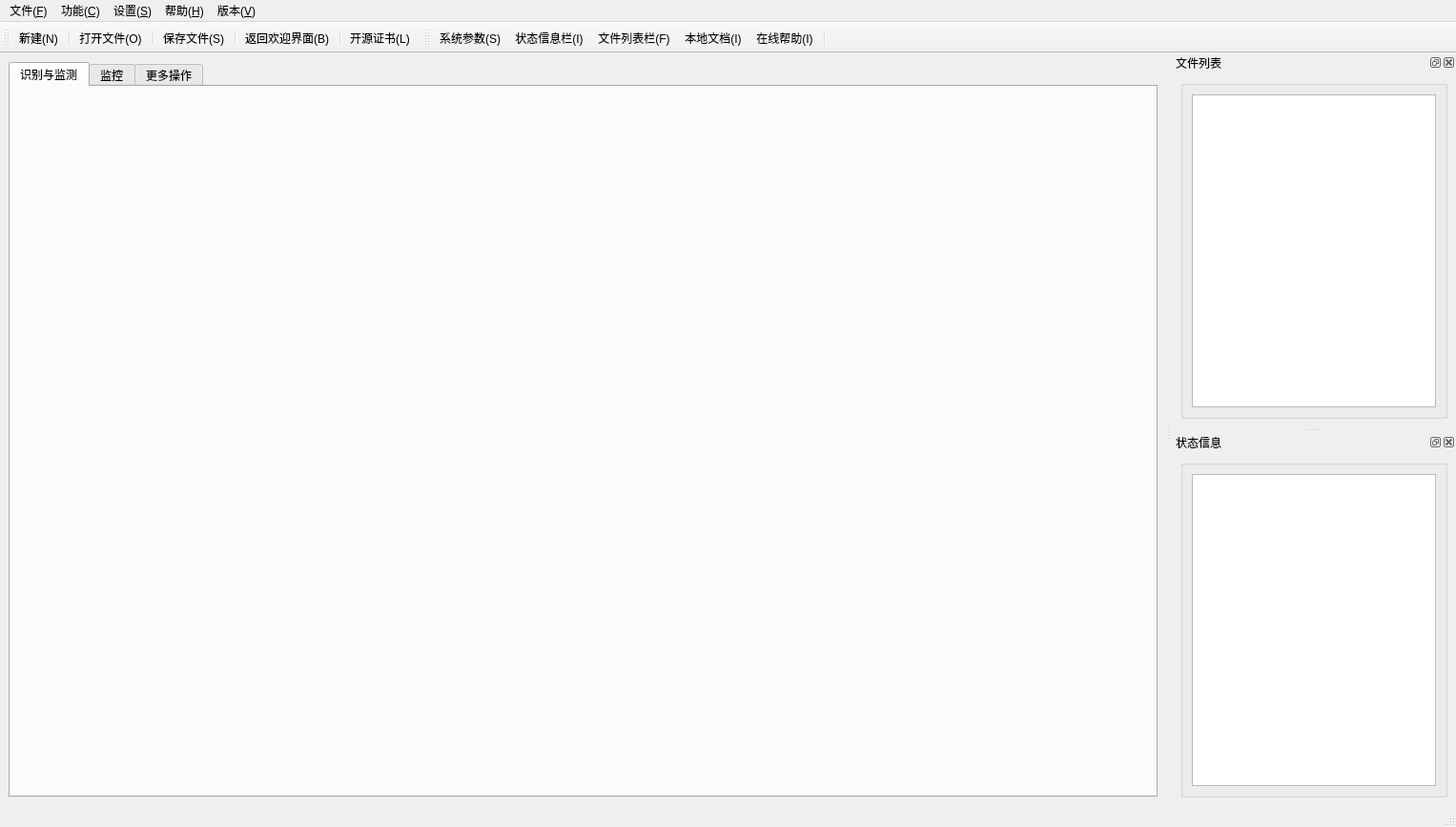
<?xml version="1.0" encoding="UTF-8"?>
<ui version="4.0">
 <class>mainWindow</class>
 <widget class="QMainWindow" name="mainWindow">
  <property name="geometry">
   <rect>
    <x>0</x>
    <y>0</y>
    <width>1527</width>
    <height>867</height>
   </rect>
  </property>
  <property name="windowTitle">
   <string>交通场景智能监控综合系统 2.1.0</string>
  </property>
  <property name="windowIcon">
   <iconset>
    <normaloff>../source/icon/logo.png</normaloff>../source/icon/logo.png</iconset>
  </property>
  <property name="styleSheet">
   <string notr="true"/>
  </property>
  <widget class="QWidget" name="centralwidget">
   <layout class="QHBoxLayout" name="horizontalLayout_2">
    <item>
     <widget class="QTabWidget" name="tabWidget">
      <property name="tabShape">
       <enum>QTabWidget::Rounded</enum>
      </property>
      <property name="currentIndex">
       <number>0</number>
      </property>
      <property name="usesScrollButtons">
       <bool>true</bool>
      </property>
      <property name="documentMode">
       <bool>false</bool>
      </property>
      <property name="tabsClosable">
       <bool>false</bool>
      </property>
      <property name="movable">
       <bool>true</bool>
      </property>
      <property name="tabBarAutoHide">
       <bool>true</bool>
      </property>
      <widget class="QWidget" name="tab_operate">
       <attribute name="icon">
        <iconset>
         <normaloff>../source/icon/animation.png</normaloff>../source/icon/animation.png</iconset>
       </attribute>
       <attribute name="title">
        <string>识别与监测</string>
       </attribute>
       <layout class="QVBoxLayout" name="verticalLayout_4">
        <item>
         <widget class="QWidget" name="widget" native="true"/>
        </item>
       </layout>
      </widget>
      <widget class="QWidget" name="tab_position">
       <attribute name="icon">
        <iconset>
         <normaloff>../source/icon/calender.png</normaloff>../source/icon/calender.png</iconset>
       </attribute>
       <attribute name="title">
        <string>监控</string>
       </attribute>
       <layout class="QVBoxLayout" name="verticalLayout_2">
        <item>
         <widget class="QWidget" name="widget_2" native="true">
          <layout class="QHBoxLayout" name="horizontalLayout">
           <item>
            <widget class="QTableWidget" name="tableWidget">
             <row>
              <property name="text">
               <string>1</string>
              </property>
             </row>
             <row>
              <property name="text">
               <string>2</string>
              </property>
             </row>
             <column>
              <property name="text">
               <string>P1</string>
              </property>
             </column>
             <column>
              <property name="text">
               <string>P2</string>
              </property>
             </column>
            </widget>
           </item>
           <item>
            <widget class="QTextEdit" name="textEdit_review"/>
           </item>
          </layout>
         </widget>
        </item>
       </layout>
      </widget>
      <widget class="QWidget" name="tab_more">
       <attribute name="icon">
        <iconset>
         <normaloff>../source/icon/more.png</normaloff>../source/icon/more.png</iconset>
       </attribute>
       <attribute name="title">
        <string>更多操作</string>
       </attribute>
       <layout class="QVBoxLayout" name="verticalLayout_3">
        <item>
         <widget class="QMdiArea" name="mdiArea">
          <property name="styleSheet">
           <string notr="true"/>
          </property>
          <property name="background">
           <brush brushstyle="Dense4Pattern">
            <color alpha="255">
             <red>194</red>
             <green>247</green>
             <blue>255</blue>
            </color>
           </brush>
          </property>
          <property name="viewMode">
           <enum>QMdiArea::TabbedView</enum>
          </property>
          <property name="tabsClosable">
           <bool>true</bool>
          </property>
          <property name="tabsMovable">
           <bool>true</bool>
          </property>
         </widget>
        </item>
       </layout>
      </widget>
     </widget>
    </item>
   </layout>
  </widget>
  <widget class="QMenuBar" name="menubar">
   <property name="geometry">
    <rect>
     <x>0</x>
     <y>0</y>
     <width>1527</width>
     <height>26</height>
    </rect>
   </property>
   <widget class="QMenu" name="menu_F">
    <property name="title">
     <string>文件(&amp;F)</string>
    </property>
    <addaction name="menuItem_new"/>
    <addaction name="separator"/>
    <addaction name="menuItem_openFile"/>
    <addaction name="separator"/>
    <addaction name="menuItem_saveFile"/>
    <addaction name="separator"/>
    <addaction name="menuItem_quitSystem"/>
   </widget>
   <widget class="QMenu" name="menu_C">
    <property name="title">
     <string>功能(&amp;C)</string>
    </property>
    <addaction name="menuItem_imagesDect"/>
    <addaction name="separator"/>
    <addaction name="menuItem_videoDect"/>
    <addaction name="separator"/>
    <addaction name="menuItem_trainModel"/>
    <addaction name="separator"/>
    <addaction name="munuItem_GussianTran"/>
    <addaction name="separator"/>
    <addaction name="actions_2"/>
    <addaction name="separator"/>
    <addaction name="munuItem_coorSystemTran"/>
    <addaction name="separator"/>
   </widget>
   <widget class="QMenu" name="menu_S">
    <property name="title">
     <string>设置(&amp;S)</string>
    </property>
    <addaction name="munuItem_windowSet"/>
    <addaction name="separator"/>
    <addaction name="menuItem_backWelcome"/>
    <addaction name="separator"/>
    <addaction name="munuItem_systemPara"/>
    <addaction name="separator"/>
    <addaction name="munuItem_statusBar"/>
    <addaction name="munuItem_fileStatusBar"/>
   </widget>
   <widget class="QMenu" name="menu_V">
    <property name="title">
     <string>版本(&amp;V)</string>
    </property>
    <addaction name="munuItem_version"/>
    <addaction name="munuItem_license"/>
    <addaction name="munuItem_contact"/>
   </widget>
   <widget class="QMenu" name="menu_H">
    <property name="title">
     <string>帮助(&amp;H)</string>
    </property>
    <addaction name="munuItem_onlineHelp"/>
    <addaction name="munuItem_localHelp"/>
   </widget>
   <addaction name="menu_F"/>
   <addaction name="menu_C"/>
   <addaction name="menu_S"/>
   <addaction name="menu_H"/>
   <addaction name="menu_V"/>
  </widget>
  <widget class="QStatusBar" name="statusbar"/>
  <widget class="QDockWidget" name="dockWidget_File">
   <property name="font">
    <font>
     <weight>50</weight>
     <bold>false</bold>
     <underline>false</underline>
     <strikeout>false</strikeout>
    </font>
   </property>
   <property name="toolTip">
    <string/>
   </property>
   <property name="floating">
    <bool>false</bool>
   </property>
   <property name="allowedAreas">
    <set>Qt::AllDockWidgetAreas</set>
   </property>
   <property name="windowTitle">
    <string>文件列表</string>
   </property>
   <attribute name="dockWidgetArea">
    <number>2</number>
   </attribute>
   <widget class="QWidget" name="dockWidgetContents_2">
    <layout class="QVBoxLayout" name="verticalLayout">
     <item>
      <widget class="QGroupBox" name="groupBox">
       <property name="title">
        <string/>
       </property>
       <layout class="QVBoxLayout" name="verticalLayout_5">
        <item>
         <widget class="QTreeView" name="treeView"/>
        </item>
       </layout>
      </widget>
     </item>
    </layout>
   </widget>
  </widget>
  <widget class="QToolBar" name="toolBar">
   <property name="windowTitle">
    <string>toolBar</string>
   </property>
   <attribute name="toolBarArea">
    <enum>TopToolBarArea</enum>
   </attribute>
   <attribute name="toolBarBreak">
    <bool>false</bool>
   </attribute>
   <addaction name="menuItem_new"/>
   <addaction name="separator"/>
   <addaction name="menuItem_openFile"/>
   <addaction name="separator"/>
   <addaction name="menuItem_saveFile"/>
   <addaction name="separator"/>
   <addaction name="menuItem_backWelcome"/>
   <addaction name="separator"/>
   <addaction name="munuItem_license"/>
  </widget>
  <widget class="QDockWidget" name="dockWidget_status">
   <property name="mouseTracking">
    <bool>false</bool>
   </property>
   <property name="tabletTracking">
    <bool>false</bool>
   </property>
   <property name="focusPolicy">
    <enum>Qt::NoFocus</enum>
   </property>
   <property name="autoFillBackground">
    <bool>false</bool>
   </property>
   <property name="styleSheet">
    <string notr="true"/>
   </property>
   <property name="floating">
    <bool>false</bool>
   </property>
   <property name="features">
    <set>QDockWidget::AllDockWidgetFeatures</set>
   </property>
   <property name="allowedAreas">
    <set>Qt::AllDockWidgetAreas</set>
   </property>
   <property name="windowTitle">
    <string>状态信息</string>
   </property>
   <attribute name="dockWidgetArea">
    <number>2</number>
   </attribute>
   <widget class="QWidget" name="dockWidgetContents_4">
    <layout class="QVBoxLayout" name="verticalLayout_6">
     <item>
      <widget class="QGroupBox" name="groupBox_2">
       <property name="title">
        <string/>
       </property>
       <layout class="QVBoxLayout" name="verticalLayout_7">
        <item>
         <widget class="QTextEdit" name="textEdit_status"/>
        </item>
       </layout>
      </widget>
     </item>
    </layout>
   </widget>
  </widget>
  <widget class="QToolBar" name="toolBar_2">
   <property name="windowTitle">
    <string>toolBar_2</string>
   </property>
   <attribute name="toolBarArea">
    <enum>TopToolBarArea</enum>
   </attribute>
   <attribute name="toolBarBreak">
    <bool>false</bool>
   </attribute>
   <addaction name="munuItem_systemPara"/>
   <addaction name="munuItem_statusBar"/>
   <addaction name="munuItem_fileStatusBar"/>
   <addaction name="munuItem_localHelp"/>
   <addaction name="munuItem_onlineHelp"/>
   <addaction name="separator"/>
  </widget>
  <action name="menuItem_new">
   <property name="checkable">
    <bool>true</bool>
   </property>
   <property name="icon">
    <iconset>
     <normaloff>../source/icon/baogao.png</normaloff>../source/icon/baogao.png</iconset>
   </property>
   <property name="text">
    <string>新建(&amp;N)</string>
   </property>
  </action>
  <action name="menuItem_openFile">
   <property name="icon">
    <iconset>
     <normaloff>../source/icon/icon.png</normaloff>../source/icon/icon.png</iconset>
   </property>
   <property name="text">
    <string>打开文件(&amp;O)</string>
   </property>
  </action>
  <action name="menuItem_saveFile">
   <property name="enabled">
    <bool>true</bool>
   </property>
   <property name="icon">
    <iconset>
     <normaloff>../source/icon/save.png</normaloff>../source/icon/save.png</iconset>
   </property>
   <property name="text">
    <string>保存文件(&amp;S)</string>
   </property>
  </action>
  <action name="menuItem_quitSystem">
   <property name="icon">
    <iconset>
     <normaloff>../source/icon/decentralized-02.png</normaloff>../source/icon/decentralized-02.png</iconset>
   </property>
   <property name="text">
    <string>退出系统(&amp;Q)</string>
   </property>
  </action>
  <action name="munuItem_markbook">
   <property name="text">
    <string>训练模型(&amp;M)</string>
   </property>
   <property name="iconText">
    <string>训练模型(&amp;M)</string>
   </property>
  </action>
  <action name="munuItem_controlNet">
   <property name="text">
    <string>码率调整(&amp;D)</string>
   </property>
  </action>
  <action name="munuItem_cacuPara">
   <property name="icon">
    <iconset>
     <normaloff>../source/icon/designer-tools.png</normaloff>../source/icon/designer-tools.png</iconset>
   </property>
   <property name="text">
    <string>计算参数(&amp;P)</string>
   </property>
  </action>
  <action name="munuItem_systemPara">
   <property name="icon">
    <iconset>
     <normaloff>../source/icon/set.png</normaloff>../source/icon/set.png</iconset>
   </property>
   <property name="text">
    <string>系统参数(&amp;S)</string>
   </property>
  </action>
  <action name="munuItem_windowSet">
   <property name="icon">
    <iconset>
     <normaloff>../source/icon/calender.png</normaloff>../source/icon/calender.png</iconset>
   </property>
   <property name="text">
    <string>界面设置(&amp;W)</string>
   </property>
  </action>
  <action name="munuItem_onlineHelp">
   <property name="icon">
    <iconset>
     <normaloff>../source/icon/lineOneline.png</normaloff>../source/icon/lineOneline.png</iconset>
   </property>
   <property name="text">
    <string>在线帮助(&amp;I)</string>
   </property>
  </action>
  <action name="munuItem_localHelp">
   <property name="icon">
    <iconset>
     <normaloff>../source/icon/line.png</normaloff>../source/icon/line.png</iconset>
   </property>
   <property name="text">
    <string>本地文档(&amp;I)</string>
   </property>
  </action>
  <action name="munuItem_version">
   <property name="icon">
    <iconset>
     <normaloff>../source/icon/file.png</normaloff>../source/icon/file.png</iconset>
   </property>
   <property name="text">
    <string>版本信息(&amp;V)</string>
   </property>
  </action>
  <action name="menuItem_backWelcome">
   <property name="icon">
    <iconset>
     <normaloff>../source/icon/home.png</normaloff>../source/icon/home.png</iconset>
   </property>
   <property name="text">
    <string>返回欢迎界面(&amp;B)</string>
   </property>
  </action>
  <action name="munuItem_statusBar">
   <property name="checkable">
    <bool>true</bool>
   </property>
   <property name="icon">
    <iconset>
     <normaloff>../source/icon/mes.png</normaloff>../source/icon/mes.png</iconset>
   </property>
   <property name="text">
    <string>状态信息栏(&amp;I) </string>
   </property>
  </action>
  <action name="munuItem_fileStatusBar">
   <property name="checkable">
    <bool>true</bool>
   </property>
   <property name="icon">
    <iconset>
     <normaloff>../source/icon/tree.png</normaloff>../source/icon/tree.png</iconset>
   </property>
   <property name="text">
    <string>文件列表栏(&amp;F)</string>
   </property>
  </action>
  <action name="munuItem_license">
   <property name="icon">
    <iconset>
     <normaloff>../source/icon/zaogao.png</normaloff>../source/icon/zaogao.png</iconset>
   </property>
   <property name="text">
    <string>开源证书(&amp;L)</string>
   </property>
  </action>
  <action name="munuItem_coorSystemTran">
   <property name="enabled">
    <bool>false</bool>
   </property>
   <property name="text">
    <string>更多功能(待开发)...(&amp;H)</string>
   </property>
  </action>
  <action name="menuItem_imagesDect">
   <property name="icon">
    <iconset>
     <normaloff>../source/icon/document.png</normaloff>../source/icon/document.png</iconset>
   </property>
   <property name="text">
    <string>影像目标检测(&amp;T)</string>
   </property>
  </action>
  <action name="munuItem_GussianTran">
   <property name="enabled">
    <bool>false</bool>
   </property>
   <property name="text">
    <string>违章侦测(&amp;S)</string>
   </property>
  </action>
  <action name="munuItem_contact">
   <property name="icon">
    <iconset>
     <normaloff>../source/icon/conme.png</normaloff>../source/icon/conme.png</iconset>
   </property>
   <property name="text">
    <string>联系方式(&amp;L)</string>
   </property>
  </action>
  <action name="menuItem_trainModel">
   <property name="icon">
    <iconset>
     <normaloff>../source/icon/CPU_GPU.png</normaloff>../source/icon/CPU_GPU.png</iconset>
   </property>
   <property name="text">
    <string>模型训练(&amp;L)</string>
   </property>
  </action>
  <action name="actiond">
   <property name="text">
    <string>图像识别(&amp;P)</string>
   </property>
  </action>
  <action name="menuItem_videoDect">
   <property name="icon">
    <iconset>
     <normaloff>../source/icon/animation.png</normaloff>../source/icon/animation.png</iconset>
   </property>
   <property name="text">
    <string>视频目标检测(&amp;V)</string>
   </property>
  </action>
  <action name="actions_2">
   <property name="enabled">
    <bool>false</bool>
   </property>
   <property name="text">
    <string>在线/监控流视频实时监测(&amp;T)</string>
   </property>
  </action>
 </widget>
 <resources/>
 <connections>
  <connection>
   <sender>dockWidget_File</sender>
   <signal>visibilityChanged(bool)</signal>
   <receiver>dockWidget_File</receiver>
   <slot>update()</slot>
   <hints>
    <hint type="sourcelabel">
     <x>1227</x>
     <y>76</y>
    </hint>
    <hint type="destinationlabel">
     <x>1093</x>
     <y>86</y>
    </hint>
   </hints>
  </connection>
 </connections>
</ui>
